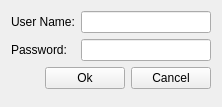
<?xml version="1.0" encoding="UTF-8"?>
<ui version="4.0">
 <class>FormPassword</class>
 <widget class="QWidget" name="FormPassword">
  <property name="geometry">
   <rect>
    <x>0</x>
    <y>0</y>
    <width>222</width>
    <height>107</height>
   </rect>
  </property>
  <property name="windowTitle">
   <string>Form</string>
  </property>
  <layout class="QFormLayout" name="formLayout">
   <property name="labelAlignment">
    <set>Qt::AlignLeading|Qt::AlignLeft|Qt::AlignVCenter</set>
   </property>
   <item row="1" column="0">
    <widget class="QLabel" name="labelUserName">
     <property name="text">
      <string>User Name:</string>
     </property>
    </widget>
   </item>
   <item row="1" column="1">
    <widget class="QLineEdit" name="lineEditUserName"/>
   </item>
   <item row="4" column="0" colspan="2">
    <layout class="QHBoxLayout" name="horizontalLayout">
     <item>
      <spacer name="horizontalSpacer">
       <property name="orientation">
        <enum>Qt::Horizontal</enum>
       </property>
       <property name="sizeHint" stdset="0">
        <size>
         <width>40</width>
         <height>20</height>
        </size>
       </property>
      </spacer>
     </item>
     <item>
      <widget class="QPushButton" name="pushButtonOk">
       <property name="text">
        <string>Ok</string>
       </property>
      </widget>
     </item>
     <item>
      <widget class="QPushButton" name="pushButtonCancel">
       <property name="text">
        <string>Cancel</string>
       </property>
      </widget>
     </item>
    </layout>
   </item>
   <item row="3" column="1">
    <widget class="QLineEdit" name="lineEditPassword">
     <property name="echoMode">
      <enum>QLineEdit::Password</enum>
     </property>
    </widget>
   </item>
   <item row="3" column="0">
    <widget class="QLabel" name="labelPassword">
     <property name="text">
      <string>Password:</string>
     </property>
    </widget>
   </item>
  </layout>
 </widget>
 <tabstops>
  <tabstop>lineEditUserName</tabstop>
  <tabstop>lineEditPassword</tabstop>
  <tabstop>pushButtonOk</tabstop>
  <tabstop>pushButtonCancel</tabstop>
 </tabstops>
 <resources/>
 <connections>
  <connection>
   <sender>pushButtonCancel</sender>
   <signal>clicked()</signal>
   <receiver>FormPassword</receiver>
   <slot>close()</slot>
   <hints>
    <hint type="sourcelabel">
     <x>174</x>
     <y>85</y>
    </hint>
    <hint type="destinationlabel">
     <x>110</x>
     <y>53</y>
    </hint>
   </hints>
  </connection>
 </connections>
</ui>
